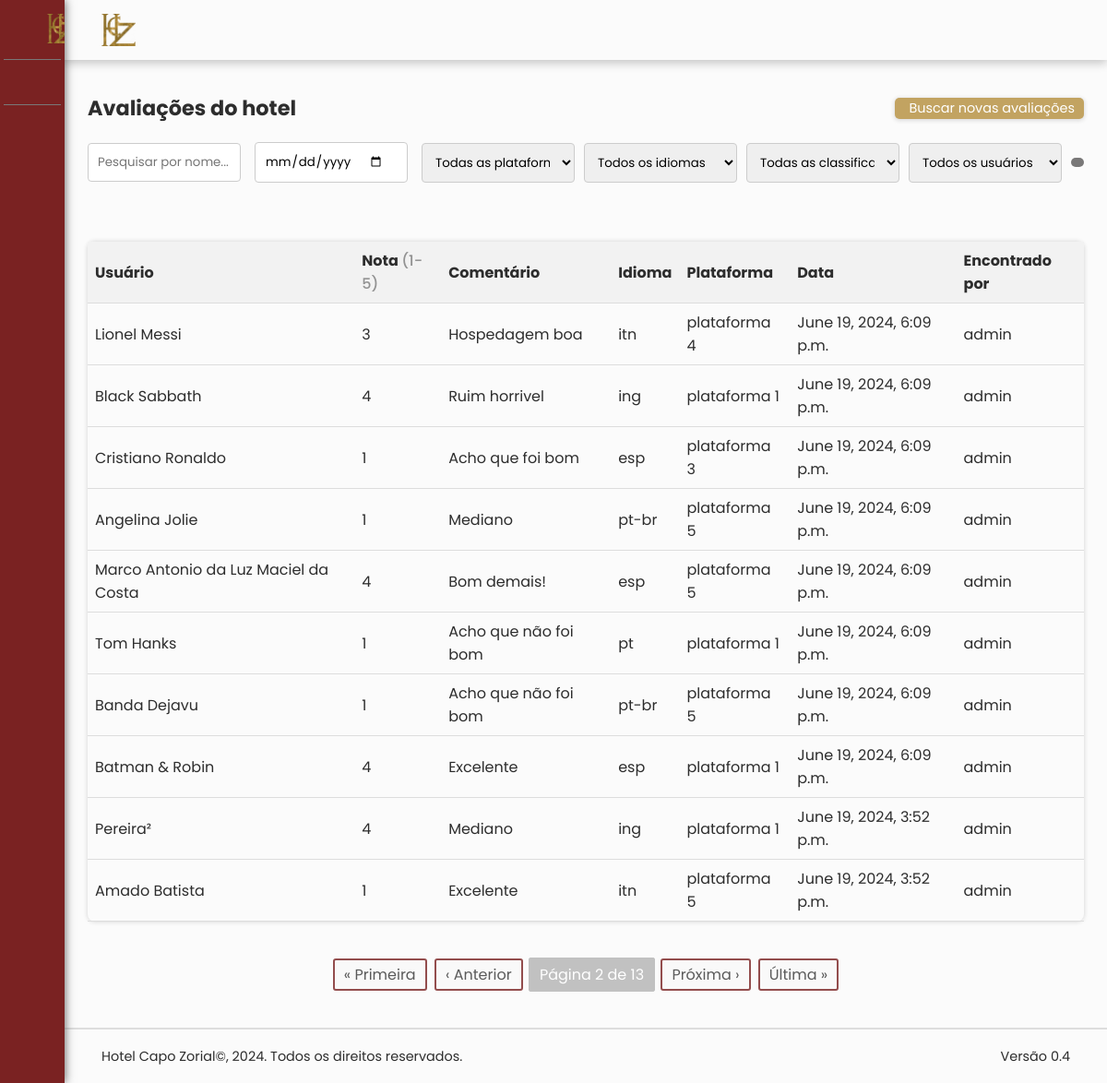
Page /?page=2 (signed in) on the committed database.
### busca_app/models.py (models this page shows, shortened)
class Avaliacoes(models.Model):
    class Meta:
        ordering = ['-data']
    PLATAFORMA_CHOICES = [
        ('plataforma 1', 'Plataforma 1'),
        ('plataforma 2', 'Plataforma 2'),
        ('plataforma 3', 'Plataforma 3'),
        ('plataforma 4', 'Plataforma 4'),
        ('plataforma 5', 'Plataforma 5'),
    ]
    IDIOMA_CHOICES = [
        ('pt-br', 'Português Brasileiro'),
        ('pt', 'Português'),
        ('ing', 'Inglês'),
        ('esp', 'Espanhol'),
        ('itn', 'Italiano'),
    ]
    nome = models.CharField(max_length=100, verbose_name="Nome")
    texto = models.TextField(verbose_name="Texto")
    plataforma = models.CharField(max_length=50, choices=PLATAFORMA_CHOICES, verbose_name="Plataforma")
    data = models.DateTimeField(auto_now_add=True, verbose_name="Data")
    classificacao = models.IntegerField(verbose_name="Classificação")
    idioma = models.CharField(max_length=20, choices=IDIOMA_CHOICES, verbose_name="Idioma")
    encontrado_por = models.ForeignKey(User, on_delete=models.CASCADE, verbose_name="Encontrado por")

### busca_app/views.py (the view)
# urls.py: path("", views.home, name="home"),
def home(request):
    query = request.GET.get('q')
    data = request.GET.get('data')
    plataforma = request.GET.get('plataforma')
    idioma = request.GET.get('idioma')
    classificacao = request.GET.get('classificacao')
    encontrado_por = request.GET.get('encontrado_por')
    avaliacoes = Avaliacoes.objects.all()
    if query:
        avaliacoes = avaliacoes.filter(nome__icontains=query)
    if data:
        avaliacoes = avaliacoes.filter(data__date=data)
    if plataforma:
        avaliacoes = avaliacoes.filter(plataforma=plataforma)
    if idioma:
        avaliacoes = avaliacoes.filter(idioma=idioma)
    if classificacao:
        avaliacoes = avaliacoes.filter(classificacao=classificacao)
    if encontrado_por:
        avaliacoes = avaliacoes.filter(encontrado_por_id=encontrado_por)
    paginator = Paginator(avaliacoes, 10)
    page_number = request.GET.get('page')
    try:
        avaliacoes = paginator.page(page_number)
    except PageNotAnInteger:
        avaliacoes = paginator.page(1)
    except EmptyPage:
        avaliacoes = paginator.page(paginator.num_pages)
    plataformas = Avaliacoes.PLATAFORMA_CHOICES
    idiomas = Avaliacoes.IDIOMA_CHOICES
    classificacoes = [1, 2, 3, 4, 5]
    usuarios = User.objects.all()
    novas_avaliacoes = request.session.pop('novas_avaliacoes', None)
    return render(request, 'home.html', {
        'avaliacoes': avaliacoes,
        'plataformas': plataformas,
        'idiomas': idiomas,
        'classificacoes': classificacoes,
        'usuarios': usuarios,
        'novas_avaliacoes': novas_avaliacoes,
    })

### busca_app/templates/home.html (shortened to what this page needs)
{% extends 'index.html' %}
{% block content %}
<head>
    <link rel="stylesheet" href="../static/css/home.css">
</head>
<body id="atividades">
    <div class="content">
        <div class="search-and-add">
            <h1>Avaliações do hotel</h1>
            <div class="button-group">
                <a class="add_atividade" href="{% url 'buscar' %}">
                    <span class="title">Buscar novas avaliações</span>
                </a>
            </div>
        </div>
        <form class="search" action="{% url 'home' %}" method="GET">
            <input type="text" name="q" placeholder="Pesquisar por nome..." value="{{ request.GET.q }}">
            <input type="date" name="data" placeholder="Pesquisar por data..." value="{{ request.GET.data }}">
            <select name="plataforma">
                <option value="">Todas as plataformas</option>
            </select>
            <select name="idioma">
                <option value="">Todos os idiomas</option>
            </select>
            <select name="classificacao">
                <option value="">Todas as classificações</option>
            </select>
            <select name="encontrado_por">
                <option value="">Todos os usuários</option>
            </select>
            <button type="submit"></button>
        </form>
        <table class="atividades-table">
            <thead>
                <tr>
                    <th>Usuário</th>
                    <th>Nota <span style="font-weight: 500; color: #929292;">(1-5)</span></th>
                    <th>Comentário</th>
                    <th>Idioma</th>
                    <th>Plataforma</th>
                    <th>Data</th>
                    <th>Encontrado por</th>
                </tr>
            </thead>
            <tbody>
                {% for avaliacao in avaliacoes %}
                <tr>
                    <td><a href="#">{{ avaliacao.nome }}</a></td>
                    <td><a href="#">{{ avaliacao.classificacao }}<ion-icon style="padding-left: 3px; color: rgb(224, 224, 100);" name="star"></ion-icon></a></td>
                    <td><a href="#">{{ avaliacao.texto }}</a></td>
                    <td><a href="#">{{ avaliacao.idioma }}</a></td>
                    <td><a href="#">{{ avaliacao.plataforma }}</a></td>
                    <td><a href="#">{{ avaliacao.data }}</a></td>
                    <td><a href="#">{{ avaliacao.encontrado_por.username }}</a></td>
                </tr>
                {% endfor %}
            </tbody>
        </table>
    </div>
    <div class="pagination">
        {% if avaliacoes.has_other_pages %}
            {% if avaliacoes.has_previous %}
                <a href="?page=1">&laquo; Primeira</a>
                <a href="?page={{ avaliacoes.previous_page_number }}">&lsaquo; Anterior</a>
            {% endif %}
            <span class="current">Página {{ avaliacoes.number }} de {{ avaliacoes.paginator.num_pages }}</span>
            {% if avaliacoes.has_next %}
                <a href="?page={{ avaliacoes.next_page_number }}">Próxima &rsaquo;</a>
                <a href="?page={{ avaliacoes.paginator.num_pages }}">Última &raquo;</a>
            {% endif %}
        {% endif %}
    </div>
</body>
{% endblock %}

### busca_app/templates/index.html (shortened to what this page needs)
<!DOCTYPE html>
<html>
{% load static %}
<head>
    <link rel="stylesheet" href="../static/css/index.css">
</head>
<body>
    <header>
        <div class="main-content">
            {% if user.is_authenticated %}
            <a class="brand" href="{% url 'home' %}"><img src="{% static 'img/logo_hotel.png' %}" alt=""></a>
            {% else %}
            <a class="brand" href="{% url 'home' %}" style="padding-left: 40px;"><img src="{% static 'img/logo_hotel.png' %}"></a>
            {% endif %}
        </div>
    </header>
    {% if user.is_authenticated %}
    <div class="navigation">
        <div class="menu-btn" onclick="toggleNavigation()">
            <span class="title"><img src="../static/img/logo_hotel.png" alt="">Hotel Capo Zorial</span>
        </div>
        <ul>
            <li class="list" data-page="home">
                <a href="{% url 'home' %}">
                    <span class="icon"></span>
                    <span class="title">Avaliações</span>
                </a>
            </li>
            {% for group in user.groups.all %}
            {% if group.name == 'admin' %}
            <li class="list">
                <a href="{% url 'grupos' %}" data-page="grupos">
                    <span class="icon"></span>
                    <span class="title">Grupos</span>
                </a>
            </li>
            <li class="list">
                <a href="{% url 'users' %}" data-page="usuarios">
                    <span class="icon"></span>
                    <span class="title">Usuários</span>
                </a>
            </li>
            <li class="list">
                <a href="#" data-page="respostas_questionario">
                    <span class="icon"></span>
                    <span class="title">Gráficos</span>
                </a>
            </li>
            <li class="list">
                <a href="#" data-page="respostas">
                    <span class="icon"></span>
                    <span class="title">Respostas</span>
                </a>
            </li>
            <li class="list">
                <a href="#" data-page="historico">
                    <span class="icon"></span>
                    <span class="title">Relatórios</span>
                </a>
            </li>
            {% else %}
            <div>
            </div>
            {% endif %}
            {% endfor %}
        </ul>
    </div>
    {% endif %}
    {% if user.is_authenticated %}
    <div class="block-content {% if user.is_authenticated and navigation_active %}with-navigation{% endif %}">
        {% block content %}
        {% endblock %}
    </div>
    <footer>
        <span class="copyright">Hotel Capo Zorial©, 2024. Todos os direitos reservados.</span>
        <span class="version">Versão 0.4</span>
    </footer>
    {% else %}
    <div class="block-content2">
        {% block content2 %}
        {% endblock %}
    </div>
    {% endif %}
</body>
</html>

### busca_app/static/css/home.css (style rules this page uses)
:root { --white-color: #e1e1e1; --dark-blue-steam-color: #171d25; --nav-color: #1d3b7d; --bg: #1a2a3b; --steam-blue: #1a9fff; --dark-gray-blue: #316282; --linear-gradient: linear-gradient(to left, #1b377a, #436994); --gray: #797878; }

### rows in the picture
Avaliacoes: nome "Lionel Messi", classificacao "3", texto "Hospedagem boa", idioma "itn", plataforma "plataforma 4", data "June 19, 2024, 6:09 p.m.", encontrado_por.username "admin"
Avaliacoes: nome "Black Sabbath", classificacao "4", texto "Ruim horrivel", idioma "ing", plataforma "plataforma 1", data "June 19, 2024, 6:09 p.m.", encontrado_por.username "admin"
Avaliacoes: nome "Cristiano Ronaldo", classificacao "1", texto "Acho que foi bom", idioma "esp", plataforma "plataforma 3", data "June 19, 2024, 6:09 p.m.", encontrado_por.username "admin"
Avaliacoes: nome "Angelina Jolie", classificacao "1", texto "Mediano", idioma "pt-br", plataforma "plataforma 5", data "June 19, 2024, 6:09 p.m.", encontrado_por.username "admin"
Avaliacoes: nome "Marco Antonio da Luz Maciel da Costa", classificacao "4", texto "Bom demais!", idioma "esp", plataforma "plataforma 5", data "June 19, 2024, 6:09 p.m.", encontrado_por.username "admin"
Avaliacoes: nome "Tom Hanks", classificacao "1", texto "Acho que não foi bom", idioma "pt", plataforma "plataforma 1", data "June 19, 2024, 6:09 p.m.", encontrado_por.username "admin"
Avaliacoes: nome "Banda Dejavu", classificacao "1", texto "Acho que não foi bom", idioma "pt-br", plataforma "plataforma 5", data "June 19, 2024, 6:09 p.m.", encontrado_por.username "admin"
Avaliacoes: nome "Batman & Robin", classificacao "4", texto "Excelente", idioma "esp", plataforma "plataforma 1", data "June 19, 2024, 6:09 p.m.", encontrado_por.username "admin"
Avaliacoes: nome "Pereira²", classificacao "4", texto "Mediano", idioma "ing", plataforma "plataforma 1", data "June 19, 2024, 3:52 p.m.", encontrado_por.username "admin"
Avaliacoes: nome "Amado Batista", classificacao "1", texto "Excelente", idioma "itn", plataforma "plataforma 5", data "June 19, 2024, 3:52 p.m.", encontrado_por.username "admin"

### other values in the picture
{{ avaliacoes.number }} "2"
{{ avaliacoes.paginator.num_pages }} "13"
